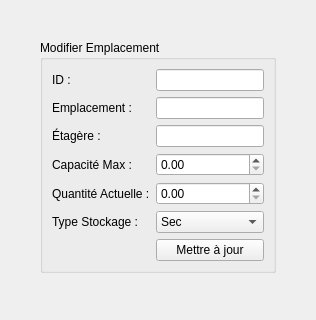
          <widget class="QWidget" name="tab_depot_edit">
           <attribute name="title">
            <string>✏️ Modifier Emplacement</string>
           </attribute>
           <layout class="QVBoxLayout" name="vl_depot_edit">
            <property name="margin" stdset="0">
             <number>40</number>
            </property>
            <item>
             <widget class="QGroupBox" name="gb_depot_edit">
              <property name="title">
               <string>Modifier Emplacement</string>
              </property>
              <layout class="QFormLayout" name="fl_depot_edit">
               <item row="0" column="0"><widget class="QLabel" name="ld1_m"><property name="text"><string>ID :</string></property></widget></item>
               <item row="0" column="1"><widget class="QLineEdit" name="le_depot_id_modif"/></item>
               <item row="1" column="0"><widget class="QLabel" name="ld2_m"><property name="text"><string>Emplacement :</string></property></widget></item>
               <item row="1" column="1"><widget class="QLineEdit" name="le_depot_emp_modif"/></item>
               <item row="2" column="0"><widget class="QLabel" name="ld3_m"><property name="text"><string>Étagère :</string></property></widget></item>
               <item row="2" column="1"><widget class="QLineEdit" name="le_depot_eta_modif"/></item>
               <item row="3" column="0"><widget class="QLabel" name="ld4_m"><property name="text"><string>Capacité Max :</string></property></widget></item>
               <item row="3" column="1"><widget class="QDoubleSpinBox" name="sb_depot_cap_modif"><property name="maximum"><double>100000</double></property></widget></item>
               <item row="4" column="0"><widget class="QLabel" name="ld5_m"><property name="text"><string>Quantité Actuelle :</string></property></widget></item>
               <item row="4" column="1"><widget class="QDoubleSpinBox" name="sb_depot_act_modif"><property name="maximum"><double>100000</double></property></widget></item>
               <item row="5" column="0"><widget class="QLabel" name="ld6_m"><property name="text"><string>Type Stockage :</string></property></widget></item>
               <item row="5" column="1">
                <widget class="QComboBox" name="cb_depot_type_modif">
                 <item><property name="text"><string>Sec</string></property></item>
                 <item><property name="text"><string>Froid</string></property></item>
                </widget>
               </item>
               <item row="6" column="1">
                <widget class="QPushButton" name="btn_valider_modif_depot">
                 <property name="text"><string>Mettre à jour</string></property>
                </widget>
               </item>
              </layout>
             </widget>
            </item>
            <item><spacer><property name="orientation"><enum>Qt::Vertical</enum></property></spacer></item>
           </layout>
          </widget>
